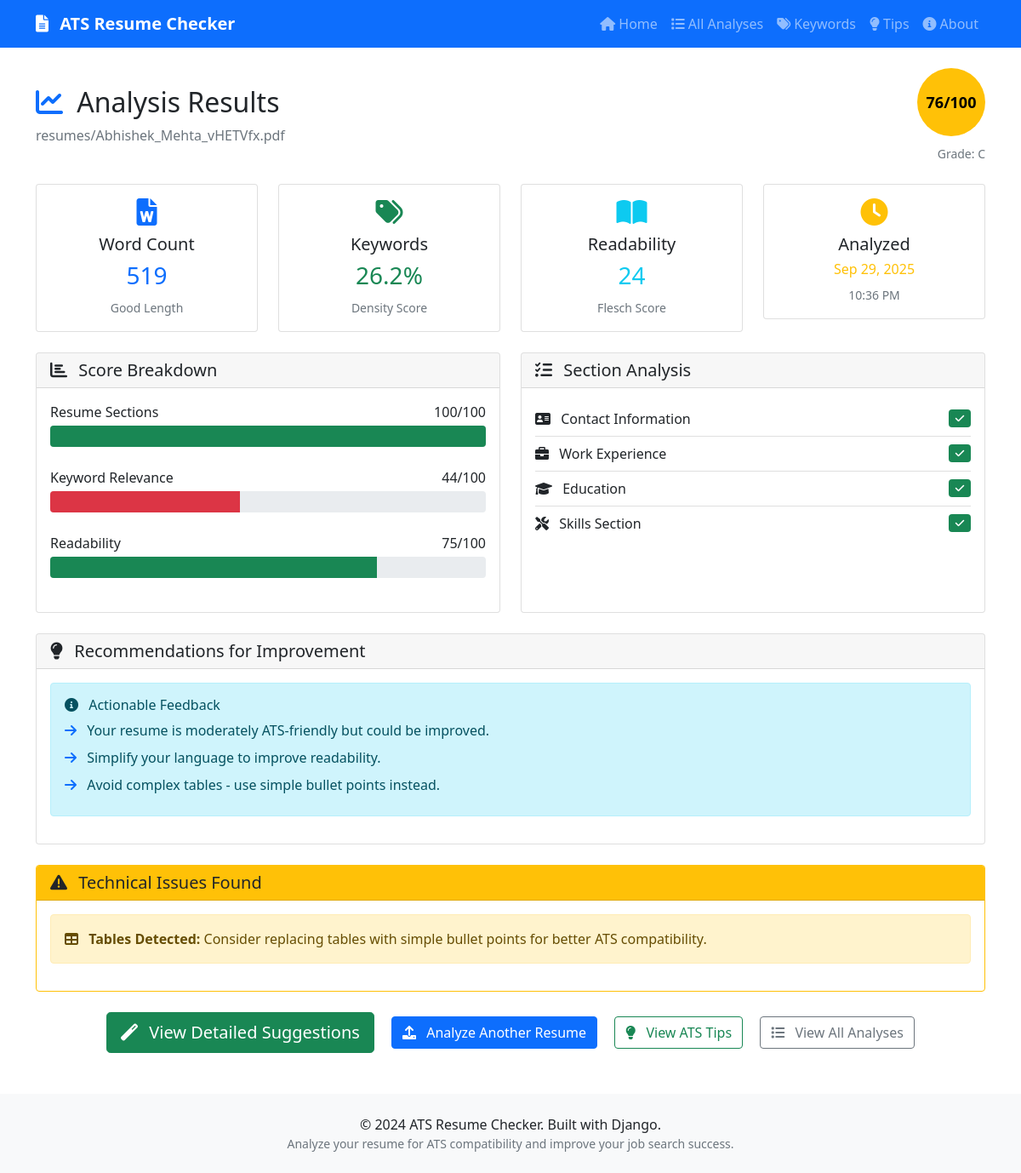
/analysis/2/, run on the app's committed database.
### resume_analyzer/models.py (models this page shows, shortened)
class ATSAnalysis(models.Model):
    resume = models.OneToOneField(Resume, on_delete=models.CASCADE, related_name='analysis')
    extracted_text = models.TextField(help_text="Raw text extracted from resume")
    word_count = models.IntegerField(default=0)
    overall_score = models.FloatField(default=0.0, help_text="Overall ATS compatibility score (0-100)")
    has_clear_sections = models.BooleanField(default=False)
    has_contact_info = models.BooleanField(default=False)
    has_work_experience = models.BooleanField(default=False)
    has_education = models.BooleanField(default=False)
    has_skills = models.BooleanField(default=False)
    keyword_density = models.FloatField(default=0.0, help_text="Percentage of relevant keywords")
    readability_score = models.FloatField(default=0.0, help_text="Flesch reading ease score")
    has_images = models.BooleanField(default=False, help_text="Contains images or graphics")
    has_tables = models.BooleanField(default=False, help_text="Contains tables")
    has_special_characters = models.BooleanField(default=False, help_text="Contains special characters")
    recommendations = models.TextField(blank=True, help_text="Suggestions for improvement")
    additional_data = models.JSONField(default=dict, blank=True)
    analyzed_at = models.DateTimeField(auto_now_add=True)
    analysis_version = models.CharField(max_length=10, default="1.0")
    def get_score_grade(self):
        if self.overall_score >= 90:
            return 'A'
        elif self.overall_score >= 80:
            return 'B'
        elif self.overall_score >= 70:
            return 'C'
        elif self.overall_score >= 60:
            return 'D'
        else:
            return 'F'

class Resume(models.Model):
    name = models.CharField(max_length=255, help_text="Name of the person (optional)")
    email = models.EmailField(blank=True, null=True, help_text="Email address (optional)")
    file = models.FileField(
        upload_to=resume_upload_path,
        validators=[FileExtensionValidator(allowed_extensions=['pdf', 'docx', 'doc'])],
        help_text="Upload PDF or Word document"
    )
    original_filename = models.CharField(max_length=255)
    uploaded_at = models.DateTimeField(auto_now_add=True)
    processed = models.BooleanField(default=False)

### resume_analyzer/views.py (the view)
# urls.py: path('analysis/<int:analysis_id>/', views.analysis_result, name='analysis_result'),
def analysis_result(request, analysis_id):
    analysis = get_object_or_404(ATSAnalysis, id=analysis_id)
    section_score = 0
    if analysis.has_contact_info:
        section_score += 25
    if analysis.has_work_experience:
        section_score += 25
    if analysis.has_education:
        section_score += 25
    if analysis.has_skills:
        section_score += 25
    keyword_score = min(100, analysis.keyword_density * 100 / 60) if analysis.keyword_density else 0
    if 30 <= analysis.readability_score <= 70:
        readability_score = 100
    elif 20 <= analysis.readability_score < 30 or 70 < analysis.readability_score <= 80:
        readability_score = 75
    elif 10 <= analysis.readability_score < 20 or 80 < analysis.readability_score <= 90:
        readability_score = 50
    else:
        readability_score = 25
    context = {
        'analysis': analysis,
        'section_score': section_score,
        'keyword_score': keyword_score,
        'readability_score': readability_score,
    }
    return render(request, 'resume_analyzer/analysis_result.html', context)

### resume_analyzer/templatetags/resume_filters.py (called while the page is built)
@register.filter
def split(value, delimiter=','):
    if not value:
        return []
    return [item.strip() for item in value.split(delimiter) if item.strip()]

### resume_analyzer/templates/resume_analyzer/analysis_result.html (shortened to what this page needs)
{% extends 'resume_analyzer/base.html' %}
{% load resume_filters %}
{% block content %}
<div class="row">
    <div class="col-12">
        <div class="d-flex justify-content-between align-items-center mb-4">
            <div>
                <h1 class="h2">
                    <i class="fas fa-chart-line text-primary me-2"></i>
                    Analysis Results
                </h1>
                <p class="text-muted mb-0">{{ analysis.resume.original_filename }}</p>
            </div>
            <div class="text-end">
                <div class="score-circle score-{% if analysis.overall_score >= 80 %}good{% elif analysis.overall_score >= 60 %}fair{% else %}poor{% endif %}">
                    {{ analysis.overall_score|floatformat:0 }}/100
                </div>
                <div class="mt-2">
                    <small class="text-muted">Grade: {{ analysis.get_score_grade }}</small>
                </div>
            </div>
        </div>
    </div>
</div>
<div class="row">
    <div class="col-lg-3 col-md-6 mb-4">
        <div class="card text-center">
            <div class="card-body">
                <div class="text-primary mb-2">
                    <i class="fas fa-file-word fa-2x"></i>
                </div>
                <h5 class="card-title">Word Count</h5>
                <h3 class="text-primary">{{ analysis.word_count }}</h3>
                <small class="text-muted">
                    {% if analysis.word_count < 200 %}Too Short{% elif analysis.word_count > 1000 %}Too Long{% else %}Good Length{% endif %}
                </small>
            </div>
        </div>
    </div>
    <div class="col-lg-3 col-md-6 mb-4">
        <div class="card text-center">
            <div class="card-body">
                <div class="text-success mb-2">
                    <i class="fas fa-tags fa-2x"></i>
                </div>
                <h5 class="card-title">Keywords</h5>
                <h3 class="text-success">{{ analysis.keyword_density|floatformat:1 }}%</h3>
                <small class="text-muted">Density Score</small>
            </div>
        </div>
    </div>
    <div class="col-lg-3 col-md-6 mb-4">
        <div class="card text-center">
            <div class="card-body">
                <div class="text-info mb-2">
                    <i class="fas fa-book-open fa-2x"></i>
                </div>
                <h5 class="card-title">Readability</h5>
                <h3 class="text-info">{{ analysis.readability_score|floatformat:0 }}</h3>
                <small class="text-muted">Flesch Score</small>
            </div>
        </div>
    </div>
    <div class="col-lg-3 col-md-6 mb-4">
        <div class="card text-center">
            <div class="card-body">
                <div class="text-warning mb-2">
                    <i class="fas fa-clock fa-2x"></i>
                </div>
                <h5 class="card-title">Analyzed</h5>
                <h6 class="text-warning">{{ analysis.analyzed_at|date:"M d, Y" }}</h6>
                <small class="text-muted">{{ analysis.analyzed_at|time:"g:i A" }}</small>
            </div>
        </div>
    </div>
</div>
<div class="row">
    <div class="col-lg-6 mb-4">
        <div class="card h-100">
            <div class="card-header">
                <h5 class="mb-0">
                    <i class="fas fa-chart-bar me-2"></i>
                    Score Breakdown
                </h5>
            </div>
            <div class="card-body">
                <div class="mb-4">
                    <div class="d-flex justify-content-between mb-1">
                        <span>Resume Sections</span>
                        <span>{{ section_score }}/100</span>
                    </div>
                    <div class="progress progress-custom">
                        <div class="progress-bar {% if section_score >= 75 %}bg-success{% elif section_score >= 50 %}bg-warning{% else %}bg-danger{% endif %}"
                             style="width: {{ section_score }}%"></div>
                    </div>
                </div>
                <div class="mb-4">
                    <div class="d-flex justify-content-between mb-1">
                        <span>Keyword Relevance</span>
                        <span>{{ keyword_score|floatformat:0 }}/100</span>
                    </div>
                    <div class="progress progress-custom">
                        <div class="progress-bar {% if keyword_score >= 75 %}bg-success{% elif keyword_score >= 50 %}bg-warning{% else %}bg-danger{% endif %}"
                             style="width: {{ keyword_score }}%"></div>
                    </div>
                </div>
                <div class="mb-4">
                    <div class="d-flex justify-content-between mb-1">
                        <span>Readability</span>
                        <span>{{ readability_score }}/100</span>
                    </div>
                    <div class="progress progress-custom">
                        <div class="progress-bar {% if readability_score >= 75 %}bg-success{% elif readability_score >= 50 %}bg-warning{% else %}bg-danger{% endif %}"
                             style="width: {{ readability_score }}%"></div>
                    </div>
                </div>
            </div>
        </div>
    </div>
    <div class="col-lg-6 mb-4">
        <div class="card h-100">
            <div class="card-header">
                <h5 class="mb-0">
                    <i class="fas fa-list-check me-2"></i>
                    Section Analysis
                </h5>
            </div>
            <div class="card-body">
                <div class="list-group list-group-flush">
                    <div class="list-group-item d-flex justify-content-between align-items-center px-0">
                        <span>
                            <i class="fas fa-address-card me-2"></i>
                            Contact Information
                        </span>
                        {% if analysis.has_contact_info %}
                            <span class="badge bg-success"><i class="fas fa-check"></i></span>
                        {% else %}
                            <span class="badge bg-danger"><i class="fas fa-times"></i></span>
                        {% endif %}
                    </div>
                    <div class="list-group-item d-flex justify-content-between align-items-center px-0">
                        <span>
                            <i class="fas fa-briefcase me-2"></i>
                            Work Experience
                        </span>
                        {% if analysis.has_work_experience %}
                            <span class="badge bg-success"><i class="fas fa-check"></i></span>
                        {% else %}
                            <span class="badge bg-danger"><i class="fas fa-times"></i></span>
                        {% endif %}
                    </div>
                    <div class="list-group-item d-flex justify-content-between align-items-center px-0">
                        <span>
                            <i class="fas fa-graduation-cap me-2"></i>
                            Education
                        </span>
                        {% if analysis.has_education %}
                            <span class="badge bg-success"><i class="fas fa-check"></i></span>
                        {% else %}
                            <span class="badge bg-danger"><i class="fas fa-times"></i></span>
                        {% endif %}
                    </div>
                    <div class="list-group-item d-flex justify-content-between align-items-center px-0">
                        <span>
                            <i class="fas fa-tools me-2"></i>
                            Skills Section
                        </span>
                        {% if analysis.has_skills %}
                            <span class="badge bg-success"><i class="fas fa-check"></i></span>
                        {% else %}
                            <span class="badge bg-danger"><i class="fas fa-times"></i></span>
                        {% endif %}
                    </div>
                </div>
            </div>
        </div>
    </div>
</div>
<div class="row">
    <div class="col-12 mb-4">
        <div class="card">
            <div class="card-header">
                <h5 class="mb-0">
                    <i class="fas fa-lightbulb me-2"></i>
                    Recommendations for Improvement
                </h5>
            </div>
            <div class="card-body">
                {% if analysis.recommendations %}
                    <div class="alert alert-info">
                        <h6 class="alert-heading">
                            <i class="fas fa-info-circle me-2"></i>
                            Actionable Feedback
                        </h6>
                        {% for recommendation in analysis.recommendations|split:'; ' %}
                            <p class="mb-2">
                                <i class="fas fa-arrow-right text-primary me-2"></i>
                                {{ recommendation }}
                            </p>
                        {% endfor %}
                    </div>
                {% else %}
                    <div class="alert alert-success">
                        <i class="fas fa-trophy me-2"></i>
                        Great job! Your resume looks well-optimized for ATS systems.
                    </div>
                {% endif %}
            </div>
        </div>
    </div>
</div>
{% if analysis.has_tables or analysis.has_special_characters or analysis.has_images %}
<div class="row">
    <div class="col-12 mb-4">
        <div class="card border-warning">
            <div class="card-header bg-warning text-dark">
                <h5 class="mb-0">
                    <i class="fas fa-exclamation-triangle me-2"></i>
                    Technical Issues Found
                </h5>
            </div>
            <div class="card-body">
                {% if analysis.has_tables %}
                    <div class="alert alert-warning">
                        <i class="fas fa-table me-2"></i>
                        <strong>Tables Detected:</strong> Consider replacing tables with simple bullet points for better ATS compatibility.
                    </div>
                {% endif %}
            </div>
        </div>
    </div>
</div>
{% endif %}
<div class="row">
    <div class="col-12">
        <div class="text-center">
            <a href="{% url 'enhanced_analysis_result' analysis.id %}" class="btn btn-success btn-lg me-3">
                <i class="fas fa-magic me-2"></i>
                View Detailed Suggestions
            </a>
            <a href="{% url 'home' %}" class="btn btn-primary me-3">
                <i class="fas fa-upload me-2"></i>
                Analyze Another Resume
            </a>
            <a href="{% url 'tips' %}" class="btn btn-outline-success me-3">
                <i class="fas fa-lightbulb me-2"></i>
                View ATS Tips
            </a>
            <a href="{% url 'analysis_list' %}" class="btn btn-outline-secondary">
                <i class="fas fa-list me-2"></i>
                View All Analyses
            </a>
        </div>
    </div>
</div>
{% endblock %}

### resume_analyzer/templates/resume_analyzer/base.html (style rules this page uses)
.score-circle { display: inline-flex; align-items: center; justify-content: center; width: 80px; height: 80px; border-radius: 50%; font-size: 18px; font-weight: bold; color: white; }
.score-fair { background-color: #ffc107; color: #000; }
.progress-custom { height: 25px; margin-bottom: 15px; }

### data on the page
ATSAnalysis: resume.original_filename "resumes/Abhishek_Mehta_vHETVfx.pdf", overall_score "76", get_score_grade "C", word_count "519", keyword_density "26.2", readability_score "24", analyzed_at "Sep 29, 2025", analyzed_at "10:36 PM"

### other printed values
{{ section_score }} "100"
{{ keyword_score|floatformat:0 }} "44"
{{ readability_score }} "75"
{{ recommendation }} "Your resume is moderately ATS-friendly but could be improved." "Simplify your language to improve readability." "Avoid complex tables - use simple bullet points instead."
